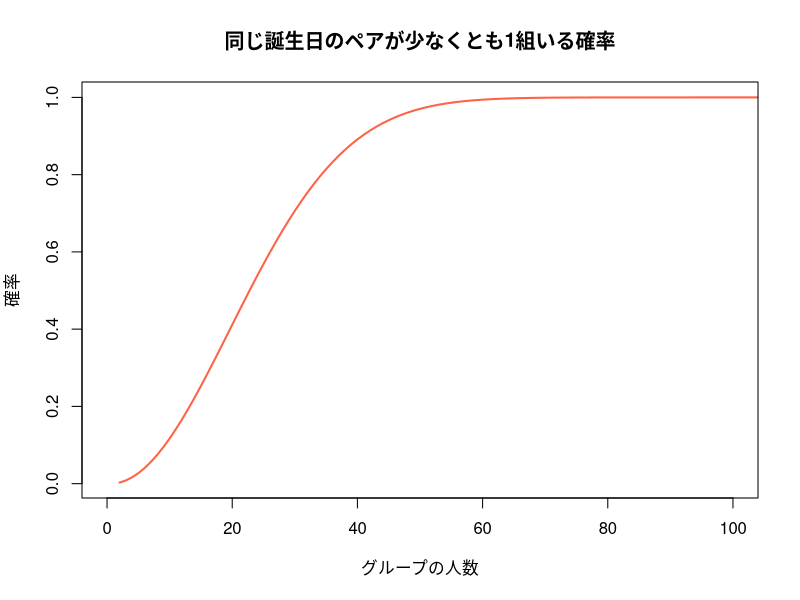

Write the R code that produced this figure.
## birthday.R
##################################################
## demonstrate Birthday problem
##
## Created: 03/21/2015 Yuki Yanai
## Last modified: 04/14/2015 YY
##################################################

## Assumption:
## No leap year or no one has the birthday of Feb. 29.

prob_no_match <- function(n){
    ## given the number of people n, 
    ## return the prob. of no pair having the same birthday
    if (n < 1) stop("Invalid input: n must be a postive integer")
    else if (n >= 365 | n == 1) return(0)
    else {
        free <- 365:1 / 365
        return(prod(free[1:n]))
    }
}

prob_one_match <- function(n) {
    ## given the number of people n,
    ## return the prob. of at least one pair hving
    ## the same birthday
    return(1 - prob_no_match(n))
}

## plot the prob of matching birthday vs. n of people
n.vec <- 2:365
probs <- sapply(n.vec, prob_one_match)
plot(n.vec, probs, type = "l", xlim = c(0, 100),
     col = "tomato", lwd = 2,
     xlab = "グループの人数",
     ylab = "確率",
     main = "同じ誕生日のペアが少なくとも1組いる確率")